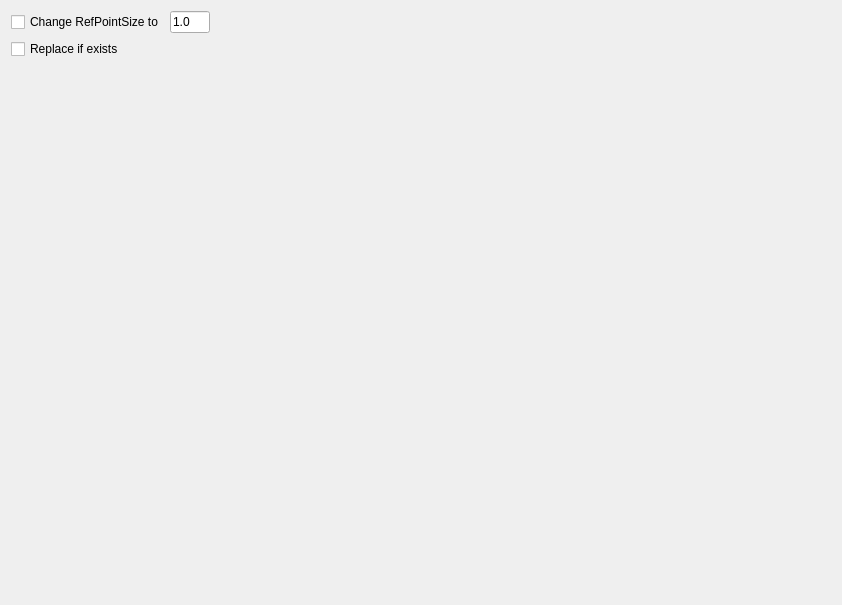
         <widget class="QWidget" name="tab_12">
          <attribute name="title">
           <string>RefPointSize</string>
          </attribute>
          <layout class="QGridLayout" name="gridLayout_18">
           <item row="0" column="0">
            <widget class="QCheckBox" name="checkBox_15">
             <property name="text">
              <string>Change RefPointSize to</string>
             </property>
            </widget>
           </item>
           <item row="1" column="0">
            <widget class="QCheckBox" name="checkBox_16">
             <property name="text">
              <string>Replace if exists</string>
             </property>
            </widget>
           </item>
           <item row="1" column="2">
            <spacer name="horizontalSpacer_4">
             <property name="orientation">
              <enum>Qt::Horizontal</enum>
             </property>
             <property name="sizeHint" stdset="0">
              <size>
               <width>621</width>
               <height>20</height>
              </size>
             </property>
            </spacer>
           </item>
           <item row="2" column="1">
            <spacer name="verticalSpacer_6">
             <property name="orientation">
              <enum>Qt::Vertical</enum>
             </property>
             <property name="sizeHint" stdset="0">
              <size>
               <width>20</width>
               <height>535</height>
              </size>
             </property>
            </spacer>
           </item>
           <item row="0" column="1">
            <widget class="QLineEdit" name="lineEdit_29">
             <property name="maximumSize">
              <size>
               <width>40</width>
               <height>16777215</height>
              </size>
             </property>
             <property name="text">
              <string>1.0</string>
             </property>
            </widget>
           </item>
          </layout>
         </widget>
